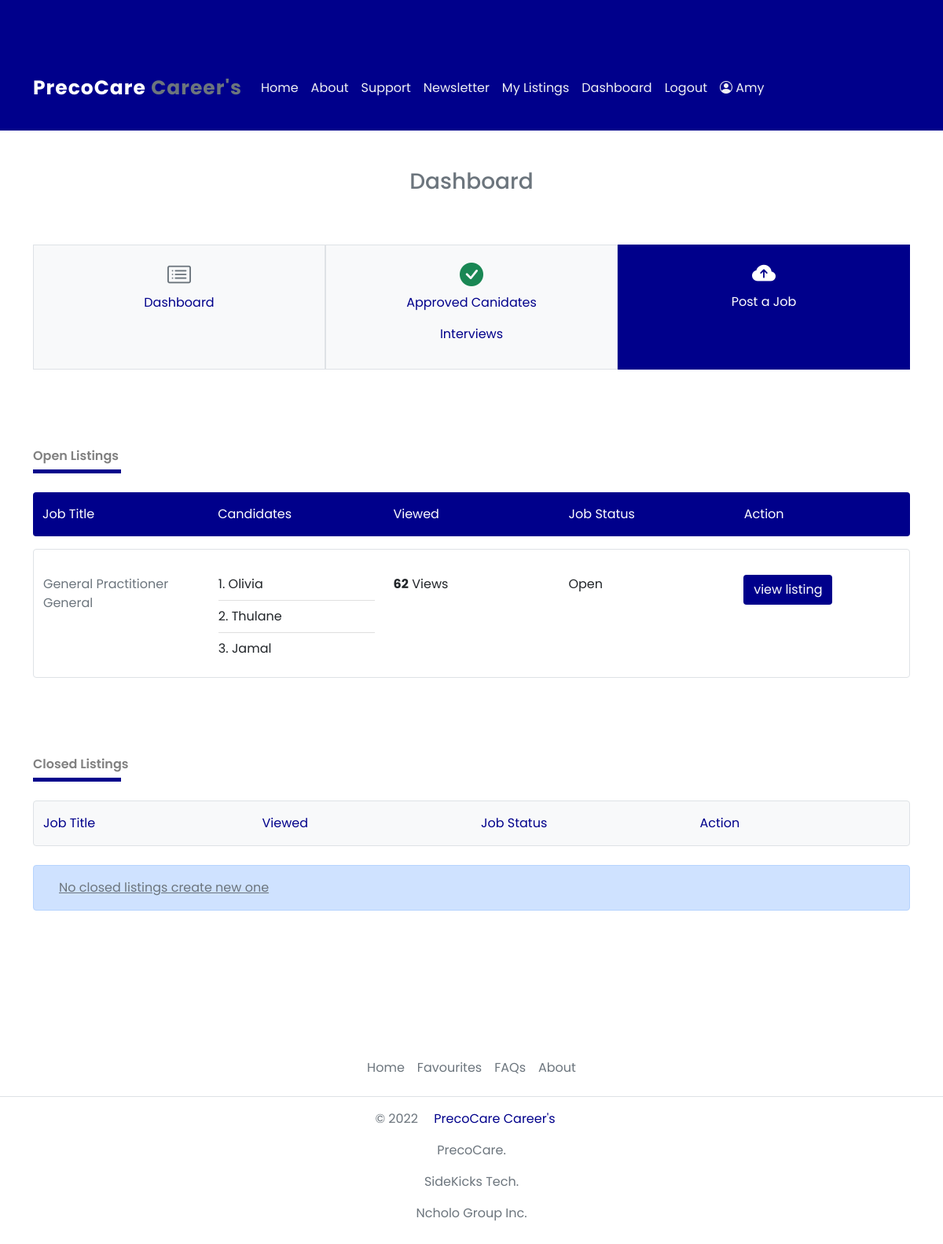
Screenshot of /dashboard (signed in) with the database file from the repository.
### PrecoCareCareers/models.py (models this page shows, shortened)
class Joblisting(models.Model):
    User = models.ForeignKey(User,null=True, on_delete=models.CASCADE , blank=True, related_name="user", default=None)
    agent = models.ForeignKey(AgentModel, on_delete=models.CASCADE , blank=True, related_name="employer", default=None)
    job_title = models.CharField(max_length=300,null=True)
    company = models.CharField(max_length=300,null=True)
    city = models.CharField(max_length=300,null=True)
    province = models.CharField(max_length=300,null=True)
    start_date = models.DateField(auto_now_add=False,null=True,blank=True)
    end_date = models.DateField(auto_now_add=False,null=True,blank=True)
    mon_fri = models.CharField(max_length=300,null=True)
    saturdays = models.CharField(max_length=300,null=True)
    sundays = models.CharField(max_length=300,null=True)
    holidays = models.CharField(max_length=300,null=True)
    job_status = models.CharField(max_length=300,null=True)
    contact_lenght = models.CharField(max_length=300,null=True)
    salary = models.CharField(max_length=300,null=True)
    open_positions = models.IntegerField(null=True,blank=True)
    requirements_1 = models.TextField(blank = True,null=True)
    requirements_2 = models.TextField(blank = True,null=True)
    requirements_3 = models.TextField(blank = True,null=True)
    extra_info = models.TextField(blank = True,null=True)
    deadline = models.DateField(auto_now_add=False,null=True,blank=True)
    start_date = models.DateField(auto_now_add=False,null=True,blank=True)
    application_status = models.CharField(max_length=300,null=True,default="Open")
    views = models.IntegerField(null=True,blank=True)
    paid_promo = models.CharField(max_length=300,null=True,default="No")
    favourite = models.ManyToManyField(Employee,related_name="user_favourite",blank=True,default=None)
    date_created = models.DateTimeField(auto_now_add=True, null=True)

class CandidatesModel(models.Model):
    User = models.ForeignKey(User,null=True, on_delete=models.CASCADE , blank=True, related_name="userlistings", default=None)
    listing = models.ForeignKey(Joblisting, on_delete=models.CASCADE , blank=True, related_name="candidate", default=None)
    Accepted = models.CharField(max_length=100,null=True,default="No")
    first_name = models.CharField(max_length=200,null=True)
    last_name = models.CharField(max_length=200,null=True)
    contact = models.CharField(max_length=200,null=True)
    email = models.CharField(max_length=200,null=True)
    doctor_licence = models.CharField(max_length=200,null=True)
    exp1_title = models.CharField(max_length=200,null=True)
    exp1_company = models.CharField(max_length=200,null=True)
    exp1_contact = models.CharField(max_length=200,null=True)
    exp2_title = models.CharField(max_length=200,null=True)
    exp2_company = models.CharField(max_length=200,null=True)
    exp2_contact = models.CharField(max_length=200,null=True)
    interview_date1 = models.DateField(auto_now_add=False,null=True,blank=True)
    interview_date2 = models.DateField(auto_now_add=False,null=True,blank=True)
    admin_creator = models.ForeignKey(AgentModel,null=True, on_delete=models.CASCADE , blank=True, related_name="creator", default=None)
    accepted_date = models.DateField(auto_now_add=False,null=True,blank=True)
    interview_time = models.CharField(max_length=100,null=True,default="No")
    day = models.CharField(max_length=100,null=True,blank=True)
    date_created = models.DateTimeField(auto_now_add=True, null=True)
    resume = models.FileField(blank=True,null=True,upload_to='files/resumes')

class JobViews(models.Model):
    views_count = models.IntegerField(null=True,blank=True)
    joblisting =  models.ForeignKey(Joblisting,null=True, on_delete=models.CASCADE , blank=True, related_name="application_count", default=None)
    date_created = models.DateTimeField(auto_now_add=True, null=True)

### PrecoCareCareers/decorators.py (the view)
        def wrapper_func(request, *args, **kwargs):
            group = None
            if request.user.groups.exists():
                group = request.user.groups.all()[0].name
            if group in allowed_roles:
                return view_func(request, *args, **kwargs)
            else:
                return redirect('index')

### PrecoCareCareers/templates/PrecoCareCareers/dashboard.html (shortened to what this page needs)
{% extends 'PrecoCareCareers/base.html' %}
{% load static %}
{% block content %}
<section class="my-5">
    <center>
        <h3 class="text-secondary">Dashboard</h3>
    </center>
</section>
<section class="mt-5 container">
    {% include 'partials/dashboardhero.html'%}
</section>
<section class="container container-spacing">
    <h6 class="admin-headings">Open Listings</h6>
    <div class="underline-style"></div>
    <div class="row mx-0 mt-4 text-white rounded py-3 hide-component" style="background-color: darkblue;">
        <div class="col">
            Job Title
        </div>
        <div class="col">
            Candidates
        </div>
        <div class="col">
            Viewed
        </div>
        <div class="col">
            Job Status
        </div>
        <div class="col">
            Action
        </div>
    </div>
    {% for job in agent_listings %}
    <div class="row mx-0 border py-3 mt-3 rounded">
        <div class="col-sm-12 col-lg mt-3 text-secondary">
            {{job.job_title}}
        </div>
        <div class="col-sm-12 col-lg mt-2">
            <ol class="list-group list-group-numbered list-group-flush mx-0">
                {% for candidate in candidates %}
                {% if candidate.listing.id == job.id%}
                    <li class="list-group-item px-0">{{candidate.first_name}}</li>
                {% endif %}
                {% endfor %}
            </ol>
        </div>
        <div class="col-sm-12 col-lg mt-3">
            {% for count in job_count %}
            {% if count.joblisting.id == job.id %}
            <strong>{{count.views_count}}</strong> Views
            {% endif %}
            {% endfor %}
        </div>
        <div class="col-sm-12 col-lg mt-3">
            {{job.application_status}}
        </div>
        <div class="col-sm-12 col-lg mt-3">
              <a class="btn text-white" data-bs-toggle="modal" href="#ListingDetailsModal{{job.id}}" role="button" style="background-color: darkblue;">view listing</a>
        </div>
    </div>
    {% empty %}
    <center class="mt-5">
        <div class="alert alert-primary" role="alert">
            <h6>No Open Job Listings <strong><a class="text-secondary px-3" href="#postJobModal" type="button"  data-bs-toggle="modal">Create new listing</a></strong></h6>
        </div>
    </center>
    {% endfor %}
</section>
<section class="container container-spacing">
    <h6 class="admin-headings">Closed Listings</h6>
    <div class="underline-style"></div>
    <div class="row mx-0 mt-4 border bg-light rounded py-3 hide-component">
        <div class="col fontsColor">
            Job Title
        </div>
        <div class="col fontsColor">
            Viewed
        </div>
        <div class="col fontsColor">
            Job Status
        </div>
        <div class="col fontsColor">
            Action
        </div>
    </div>
    {% for listing in agentClosedListing %}
    <div class="row mx-0 border py-3 mt-3 rounded">
        <div class="col-sm-12 col-lg mt-3 text-secondary">
            {{listing.job_title}}
        </div>
        <!-- <div class="col-sm-12 col-lg mt-3">
            <strong>5</strong> Candidates Applied
        </div> -->
        <div class="col-sm-12 col-lg mt-3">
            {% for count in job_count %}
            {% if count.joblisting.id == listing.id %}
            <strong>{{count.views_count}}</strong> Views
            {% endif %}
            {% endfor %}
        </div>
        <div class="col-sm-12 col-lg mt-3">
            {{listing.application_status}}
        </div>
        <div class="col-sm-12 col-lg mt-3">
            <button class="btn text-white" style="background-color: darkblue; width: 50%;"  data-bs-toggle="modal" data-bs-target="#closedlistingdetails{{listing.id}}">View</button>
            <div class="modal fade" id="closedlistingdetails{{listing.id}}" tabindex="-1" aria-labelledby="closedlistingdetails{{listing.id}}Label" aria-hidden="true">
                <div class="modal-dialog modal-lg">
                <div class="modal-content">
                    <div class="modal-header">
                    <h5 class="modal-title" id="closedlistingdetails{{listing.id}}Label">{{listing.job_title}}</h5>
                    <button type="button" class="btn-close" data-bs-dismiss="modal" aria-label="Close"></button>
                    </div>
                    <div class="modal-body">
                        <center>
                            <form method="POST">
                                {% csrf_token %}
                                <input type="text" value="{{listing.id}}" name="closedAppId" hidden="True">
                                <input type="text" value="Open" name="closedapplStatus" hidden="True">
                                <div class="row my-5">
                                    <div class="col">
                                        <button name="deleteClosedAppl" class="btn btn-danger py-3 fw-bold" style="width: 100%;">Delete</button>
                                    </div>
                                    <div class="col">
                                        <button name="ReOpenListing" class="btn text-white py-3 fw-bold" style="background-color: darkblue; width: 100%;">Reopen</button>
                                    </div>
                                </div>
                            </form>
                        </center>
                        <ul class="list-group">
                            <li class="list-group-item py-4 text-white fw-bold" style="background-color: darkblue;">Candidates</li>
                            {% for candidate in candidates %}
                            {% if candidate.listing.id == listing.id%}
                            <li class="list-group-item py-3">
                                <div class="row">
                                    <div class="col-sm-12 col-md-6 mt-3">
                                        {{candidate.first_name}} {{candidate.last_name}}
                                    </div>
                                    <div class="col-sm-12 col-md-6 mt-3">
                                        <a href="{% url 'candidate' candidate.id %}" style="text-decoration: none;">
                                            <button class="btn text-white" style="background-color: darkblue;">View Candidate</button>
                                        </a>
                                    </div>
                                </div>
                            </li>
                            {% endif %}
                            {% endfor %}
                        </ul>
                        <ul class="list-group mt-5">
                            <li class="list-group-item py-4 text-white fw-bold" style="background-color: darkblue;">Listing Details</li>
                            <li class="list-group-item py-3">{{listing.job_title}}</li>
                            <li class="list-group-item py-3">{{listing.company}}</li>
                            <li class="list-group-item py-3">{{listing.city}}</li>
                            <li class="list-group-item py-3">{{listing.province}}</li>
                            <li class="list-group-item py-3">{{listing.salary}}</li>
                            <li class="list-group-item py-3">{{listing.job_status}}</li>
                            <li class="list-group-item py-3">{{listing.contact_lenght}}</li>
                            <li class="list-group-item py-3"><span class="text-secondary">Start Date :</span> {{listing.start_date}}</li>
                            <li class="list-group-item py-3"><span class="text-secondary">End Date :</span> {{listing.end_date}}</li>
                            <li class="list-group-item py-3"><span class="text-secondary">Mon-Fri :</span> {{listing.mon_fri}}</li>
                            <li class="list-group-item py-3"><span class="text-secondary">Saturday :</span> {{listing.saturdays}}</li>
                            <li class="list-group-item py-3"><span class="text-secondary">Sunday :</span> {{listing.sundays}}</li>
                            <li class="list-group-item py-3"><span class="text-secondary">Holidays :</span> {{listing.holidays}}</li>
                            <li class="list-group-item py-3 bg-light text-secondary">Job Description</li>
                            <li class="list-group-item py-3">{{listing.extra_info}}</li>
                            <li class="list-group-item py-3 bg-light text-secondary">Requirements 1</li>
                            <li class="list-group-item py-3">{{listing.requirements_1}}</li>
                            <li class="list-group-item py-3 bg-light text-secondary">Requirements 2</li>
                            <li class="list-group-item py-3">{{listing.requirements_2}}</li>
                            <li class="list-group-item py-3 bg-light text-secondary">Requirements 3</li>
                            <li class="list-group-item py-3">{{listing.requirements_3}}</li>
                            <li class="list-group-item py-3 bg-light text-secondary">Listing Status</li>
                            <li class="list-group-item py-3">{{listing.application_status}}</li>
                            <li class="list-group-item py-3"><span class="text-secondary">Application Deadline :</span> {{listing.deadline}}</li>
                            <li class="list-group-item py-3"><span class="text-secondary">Applicant Start Date :</span>  {{listing.start_date}}</li>
                        </ul>
                        <div style="height: 100px; width: 100%;"></div>
                    </div>
                </div>
                </div>
            </div>
        </div>
    </div>
    {% empty %}
        <div class="alert alert-primary mt-4" role="alert">
            <a class="text-secondary px-3" href="#postJobModal" type="button"  data-bs-toggle="modal">No closed listings create new one</a></h6>
        </div>
    {% endfor %}
</section>
{% endblock %}

### PrecoCareCareers/templates/partials/navbar.html (shortened to what this page needs)
{% load static %}
<nav class="navbar navbar-expand-lg navbar-light navbarBackground" style="padding-top: 88px; padding-bottom: 30px;">
    <div class="container">
      <a class="navbar-brand text-white navbarstyle" href="{% url 'index'%}">PrecoCare <span class="text-secondary">Career's</span></a>
      <div class="collapse navbar-collapse" id="navbarSupportedContent">
        <ul class="navbar-nav me-auto mb-2 mb-lg-0">
          <li class="nav-item ">
            <a class="nav-link active navbarLinks" aria-current="page" href="{% url 'index'%}">Home</a>
          </li>
          <li class="nav-item">
            <a class="nav-link navbarLinks" href="{% url 'about'%}">About</a>
          </li>
          <li class="nav-item">
            <a class="nav-link navbarLinks" href="{% url 'support'%}">Support</a>
          </li>
          <li class="nav-item">
            <a class="nav-link navbarLinks"  data-bs-toggle="offcanvas" href="#newsletteroffcanvas" role="button" aria-controls="newsletteroffcanvas">Newsletter</a>
          </li>
          {%  if user.is_authenticated %}
          <li class="nav-item">
            <a class="nav-link navbarLinks" href="{% url 'favourites'%}">My Listings</a>
          </li>
          {% endif %}
          {% if user.groups.all.0.name == "agent" %}
          <li class="nav-item">
            <a class="nav-link navbarLinks" href="{% url 'dashboard'%}">Dashboard</a>
          </li>
          {% endif %}
          {% if user.is_authenticated %}
          <li class="nav-item">
            <a class="nav-link navbarLinks" href="{% url 'logout'%}">Logout</a>
          </li>
          {% else %}
          <li class="nav-item">
            <a class="nav-link navbarLinks" href="{% url 'login'%}">Login</a>
          </li>
          {% endif %}
          {% if user.groups.all.0.name == "agent" %}
          <li class="nav-item">
            <a class="nav-link navbarLinks" href="{% url 'profile'%}"><i class="bi bi-person-circle"></i> {{request.user}}</a>
          </li>
          {% endif %}
        </ul>
      </div>
    </div>
  </nav>

### rows the page displays
Joblisting: job_title "General Practitioner General", application_status "Open"
CandidatesModel: first_name "Olivia"
CandidatesModel: first_name "Thulane"
CandidatesModel: first_name "Jamal"
JobViews: views_count "62"

### other values shown
{{ request.user }} "Amy"
